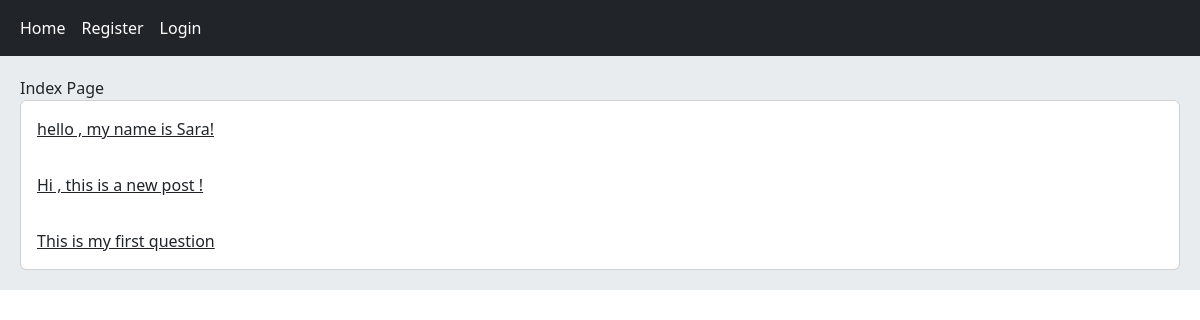
Before: /home/ with the older database file.
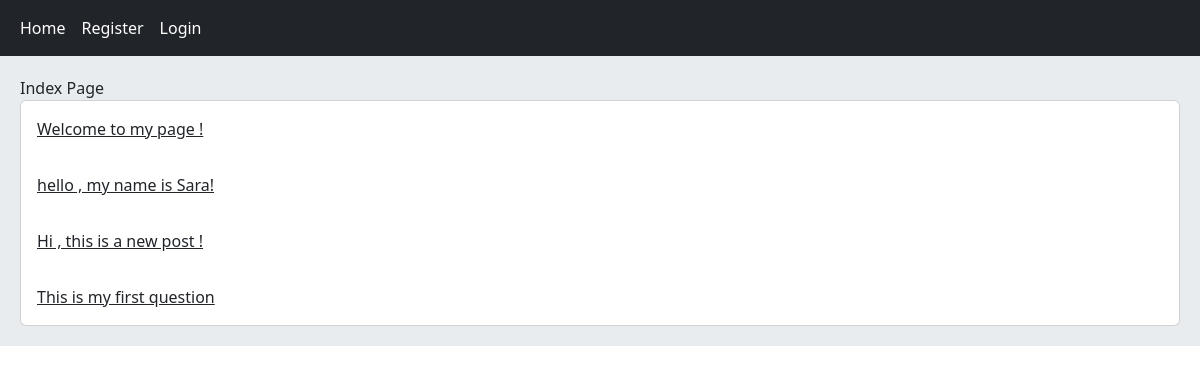
After: the same page with the newer database file.
### home/models.py (models this page shows, shortened)
class Post(models.Model):
    user = models.ForeignKey(User, on_delete=models.CASCADE ,related_name='posts')
    body = models.TextField()
    slug = models.SlugField()
    created = models.DateTimeField(auto_now_add=True)
    updated = models.DateTimeField(auto_now=True)
    class Meta:
        ordering = ('-created',)
    def get_absolute_url(self):
        return reverse('home:post_detail',args=(self.id,self.slug))

### home/views.py (the view)
# urls.py: path('', views.HomeView.as_view() , name='index'),
class HomeView(View):
    def get(self,request):
        posts = Post.objects.all()
        return render(request, 'home/index.html',{'posts':posts})

### home/templates/home/index.html
{% extends 'base.html' %}
{% block content %}
   Index Page
   <div class="card">
      {% for post in posts %}
         <a href="{{ post.get_absolute_url }}" class="card-body">{{ post.body|truncatewords:8 }}</a>
      {% endfor %}
   </div>
{% endblock %}

### templates/base.html (shortened to what this page needs)
<!DOCTYPE html>
<html lang="en">
<head>
    <link href="https://cdn.jsdelivr.net/npm/bootstrap@5.3.0/dist/css/bootstrap.min.css" rel="stylesheet">
</head>
<body>
    {% include 'inc/navbar.html' %}
    <div class="jumbotron">
        {% block content %}
        {% endblock %}
    </div>
</body>
</html>

### templates/inc/navbar.html
<nav class="navbar navbar-expand-lg navbar-dark bg-dark">
    <div class="container-fluid">
        <div class="navbar-nav">
          <a class="nav-link active" href="{% url 'home:index' %}">Home</a>
          {% if request.user.is_authenticated %}
          <a class="nav-link active" href="{% url 'accounts:user_logout' %}">Logout</a>
          <a class="nav-link active" href="{% url 'accounts:user_profile' request.user.id %}">Profile</a>
          {% else %}
          <a class="nav-link active" href="{% url 'accounts:user_register' %}">Register</a>
          <a class="nav-link active" href="{% url 'accounts:user_login' %}">Login</a>
          {% endif %}
        </div>
    </div>
</nav>

### templates/base.html (style rules this page uses)
.jumbotron { padding: 20px; margin-bottom: 20px; background-color: #e9ecef; }

Changed rows visible on the page:
added Post: body "Welcome to my page !"
